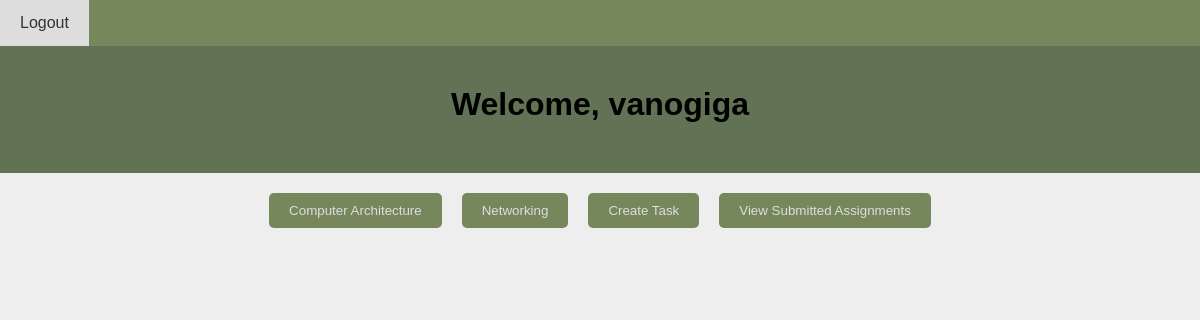
Screenshot of /student/lecturers_page/ (signed in) with the database file from the repository.
### student/models.py (models this page shows, shortened)
class CustomUser(AbstractUser):
    is_student = models.BooleanField(default=False)
    is_lecturer = models.BooleanField(default=False)
    subjects = models.ManyToManyField('Subject', related_name='students',
                                      verbose_name=_('Subjects'))

class Subject(models.Model):
    lecturers = models.ManyToManyField('Lecturer', related_name='subjects')
    title = models.CharField(max_length=255, verbose_name=_("Subject Name"))
    description = models.TextField(verbose_name=_("Subject Description"))
    syllabus = models.FileField(upload_to='syllabus/', verbose_name=_("Syllabus"))
    faculties = models.ManyToManyField(Faculty, related_name='subjects')
    class Meta:
        verbose_name = _('Subject')
        verbose_name_plural = _('Subjects')

### student/views.py (the view)
# urls.py: path('lecturers_page/', views.lecturers_page, name='lecturers_page'),
@login_required
def lecturers_page(request):
    if request.user.is_authenticated:
        if hasattr(request.user, 'lecturer'):
            lecturer = request.user.lecturer  # get the lecturer object
            try:
                subjects = Subject.objects.filter(lecturers=lecturer)
                return render(request, 'lecturers_page.html', {'user': request.user, 'subjects': subjects})
            except Subject.DoesNotExist:
                message = "You are not associated with any Subject."
                return render(request, 'lecturers_page.html', {'user': request.user, 'message': message})
        else:
            message = "You are not a lecturer."
            return render(request, 'lecturers_page.html', {'user': request.user, 'message': message})
    else:
        return redirect('home')

### student/templates/lecturers_page.html (shortened to what this page needs)
<!DOCTYPE html>
<html lang="en">
<head>
</head>
<body>
<nav>
    <a href="{% url 'logout_' %}">Logout</a>
</nav>
<header>
    <h1>Welcome, {{ user.username }}</h1>
</header>
<div class="container">
    <div class="button-container">
        {% for subject in subjects %}
            <button onclick="window.location.href='{% url 'record_attendance' subject_id=subject.id %}'">{{ subject.title }}</button>
        {% endfor %}
    <button onclick="window.location.href='{% url 'create_task' %}'">Create Task</button>
    <button onclick="window.location.href='{% url 'submitted_assignments' %}'">View Submitted Assignments</button>
    </div>
</div>
</body>

### student/templates/lecturers_page.html (style rules this page uses)
body { font-family: Arial, sans-serif; margin: 0; padding: 0; background-color: #EEEEEE; }
header { background-color: #627254; color: #DDDDDD; padding: 20px; text-align: center; }
nav { background-color: #76885B; overflow: hidden; }
nav a { float: left; display: block; color: #DDDDDD; text-align: center; padding: 14px 20px; text-decoration: none; }
.container { max-width: 1200px; margin: 0 auto; padding: 20px; display: flex; flex-direction: column; align-items: center; }
h1 { margin-top: 20px; margin-bottom: 30px; color: black; }
.button-container { display: flex; justify-content: center; margin-bottom: 30px; }
button { padding: 10px 20px; margin: 0 10px; background-color: #76885B; color: #DDDDDD; border: none; border-radius: 5px; cursor: pointer; transition: background-color 0.3s; }

### rows the page displays
CustomUser: username "vanogiga"
Subject: title "Computer Architecture"
Subject: title "Networking"
